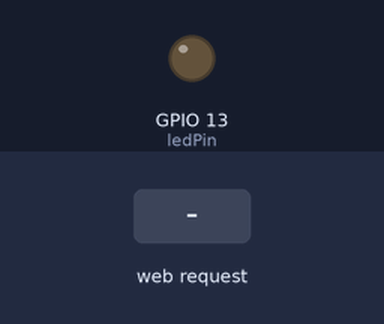
Bench run of a sketch on a simulated ESP8266 (NodeMCU). Shown: output pins drawn as LEDs (lit = HIGH). Inputs (shaded band) come from the test bench. WiFi joins after 1.5 s; servers stay silent unless stated; what the sketch prints to the serial monitor is not drawn.

Above: at 2.7 s.
2.8 s: HTTP request GET /LED=ON received
At 3.9 s:
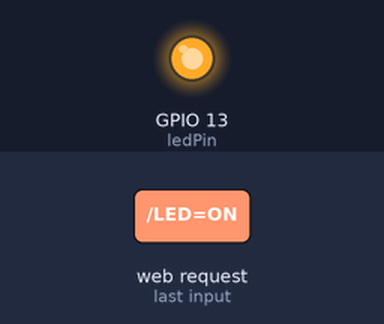
4.3 s: HTTP request GET /LED=OFF received
At 5.0 s:
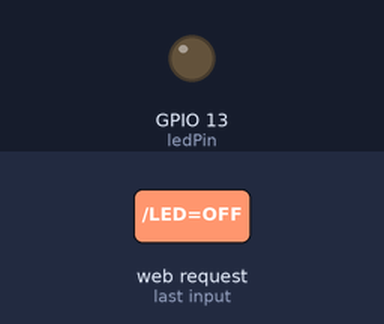
Timing chart, 0 to 7.3 s (numbered marks = the images above; inputs shaded):
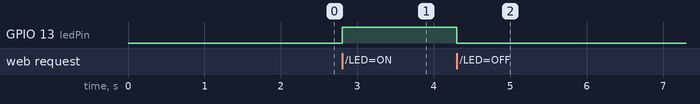

Measured:
- after the input at 2.8 s, GPIO 13 (ledPin): LOW → HIGH at once
- after the input at 4.3 s, GPIO 13 (ledPin): HIGH → LOW at once

The sketch:

newControl_via_web.ino
```cpp
//Visit www.roboshala.com for more details on NodeMCU and other projects.

#include <ESP8266WiFi.h>

const char* ssid = "crazyLove"; // SSID i.e. Service Set Identifier is the name of your WIFI
const char* password = "crazyFool123"; // Your Wifi password, in case you have open network comment the whole statement.

int ledPin = 13; // GPIO13 or for NodeMCU you can directly write D7
WiFiServer server(80); // Creates a server that listens for incoming connections on the specified port, here in this case port is 80.

void setup() {
  Serial.begin(115200);
  delay(10);

  pinMode(ledPin, OUTPUT);
  digitalWrite(ledPin, LOW);

  // Connect to WiFi network
  Serial.println();
  Serial.println();
  Serial.print("Connecting to ");
  Serial.println(ssid);

  WiFi.begin(ssid, password);

  while (WiFi.status() != WL_CONNECTED) {
    delay(500);
    Serial.print(".");
  }
  Serial.println("");
  Serial.println("WiFi connected");

  // Start the server
  server.begin();
  Serial.println("Server started");

  // Print the IP address
  Serial.print("Use this URL to connect: ");
  Serial.print("http://");
  Serial.print(WiFi.localIP()); //Gets the WiFi shield's IP address and Print the IP address of serial monitor
  Serial.println("/");

}

void loop() {
  // Check if a client has connected
  WiFiClient client = server.available();
  if (!client) {
    return;
  }

  // Wait until the client sends some data
  Serial.println("new client");
  while(!client.available()){
    delay(1);
  }

  // Read the first line of the request
  String request = client.readStringUntil('\r');
  Serial.println(request);
  client.flush();

  // Match the request

  int value = LOW;
  if (request.indexOf("/LED=ON") != -1)  {
    digitalWrite(ledPin, HIGH);
    value = HIGH;
  }
  if (request.indexOf("/LED=OFF") != -1)  {
    digitalWrite(ledPin, LOW);
    value = LOW;
  }

// Set ledPin according to the request
//digitalWrite(ledPin, value);

  // Return the response
  client.println("HTTP/1.1 200 OK");
  client.println("Content-Type: text/html");
  client.println(""); //  do not forget this one
  client.println("<!DOCTYPE HTML>");
  client.println("<html>");
   client.println("<head>");
  client.println("<title>IoT via NodeMCU ESP8266 </title>");
   client.println("</head>");
   client.println("<body>");
   client.println("<h1><b><u>IoT via NodeMCU ESP8266</u></b></h1>  <br />");

  client.print("Led pin is now: ");

  if(value == HIGH) {
    client.print("On");
  } else {
    client.print("Off");
  }
  client.println("<br><br>");
  client.println("<a href=\"/LED=ON\"\"><button id=\"greenButton\">Turn On </button></a>");
  client.println("<a href=\"/LED=OFF\"\"><button id=\"redButton\">Turn Off </button></a><br />");

   //style
   client.println("<style type=\"text/css\">");
   client.println("   body{");
   client.println("       background-color: rgb(185,179,175);");
    client.println("      text-align: center;");
   client.println("   } ");
    client.println("  #redButton{");
  client.println(" background-color: rgb(200,0,0);");
  client.println("  text-align: center;");
   client.println(" display: border;");
  client.println("  font-size: 16px;");
  client.println("  border-radius: 10px;");

    client.println("  }");
    client.println("  #greenButton{");
   client.println("    background-color: rgb(0,200,0);");
   client.println(" text-align: center;");
   client.println(" display: border;");
   client.println(" font-size: 16px;");
   client.println(" border-radius: 10px;");
   client.println("   }");
client.println(" </style>");


   client.println("</body>");
  client.println("</html>");

  delay(1);
  Serial.println("Client disonnected");
  Serial.println("");

}
```
